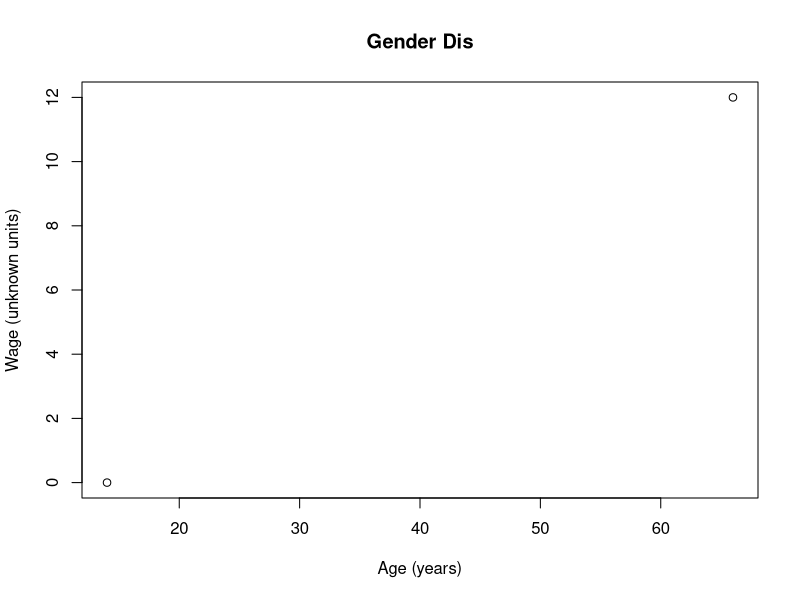

Write the R code that produced this figure. (Note: this script raises an error after producing the figure.)
plot(c(14,66),c(0,12),main="Gender Dis", xlab="Age (years)",ylab="Wage (unknown units)")
points(lowess(Age[Sex=="Female"],Wage[Sex=="Female"]))
points(lowess(Age[Sex=="Male"],Wage[Sex=="Male"]),pch=19)
text(40,6,"Female")


plot(c(14,66),c(0,12),main="Gender Dis", xlab="Age (years)",ylab="Wage (unknown units)")
points(lowess(Age[Union=="Union"],Wage[Union=="Union"]))
points(lowess(Age[Union=="Non_Union"],Wage[Union=="Non_Union"]),pch=19)
text(40,6,"Female")

# Married="Married"


plot(c(14,66),c(0,12),main="Gender Dis", xlab="Age (years)",ylab="Wage (unknown units)")
points(lowess(Age[Sex=="Female" & Married=="Unmarried"],Wage[Sex=="Female" & Married=="Unmarried"]))
points(lowess(Age[Sex=="Male" & Married=="Unmarried"],Wage[Sex=="Male" & Married=="Unmarried"]),pch=19)
text(40,6,"Female")


table(Occupation)

#Occupation=="Management"
plot(c(14,66),c(0,20),main="Gender Dis", xlab="Age (years)",ylab="Wage (unknown units)")
points(lowess(Age[Sex=="Female" & Occupation=="Management"],Wage[Sex=="Female" & Occupation=="Management"]))
points(lowess(Age[Sex=="Male" & Occupation=="Management"],Wage[Sex=="Male" & Occupation=="Management"]),pch=19)
text(40,6,"Female")

qqnorm(Wage)
qqnorm(Age)


